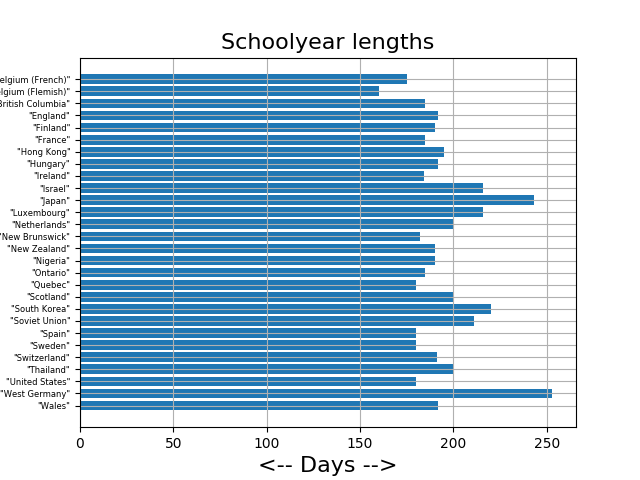

Reproduce this figure in Python.
#! /usr/bin/env python3
#
def schoolyear_barh ( ):

#*****************************************************************************80
#
## schoolyear_barh makes a horizontal bar plot of schoolyear lengths.
#
#  Licensing:
#
#    This code is distributed under the GNU LGPL license.
#
#  Modified:
#
#    29 April 2019
#
#  Author:
#
#    John Burkardt
#
  import csv
  import matplotlib.pyplot as plt
  import numpy as np
  import platform

  print ( '' )
  print ( 'schoolyear_barh:' )
  print ( '  Python version: %s' % ( platform.python_version ( ) ) )
  print ( '  Create a horizontal bar plot of the length of schoolyears.' )
#
#  Read the values from the file.
#
  types = ['U20', 'i4' ]
  data = np.genfromtxt ( 'schoolyear_data.csv', dtype = types, delimiter=',', names=True)

  days = data['Days']
  country = data['Country']

  n = len ( days )
  index = np.linspace ( 1, n, n )
#
#  Create the bar plot.
#
  plt.barh ( index, np.flip ( days ) )
  plt.grid ( True )
  plt.title ( 'Schoolyear lengths', fontsize = 16 )
  plt.xlabel ( '<-- Days -->', fontsize = 16 )
  plt.yticks ( index, np.flip ( country ), fontsize = 6 )
  filename = 'schoolyear_barh.png'
  plt.savefig ( filename )
  plt.show ( block = False )
  plt.clf ( )

  print ( '  Graphics saved as "%s"' % ( filename ) )
#
#  Terminate.
#
  print ( '' )
  print ( 'schoolyear_barh:' )
  print ( '  Normal end of execution.' )
  return

if ( __name__ == '__main__' ):
  from timestamp import timestamp
  timestamp ( )
  schoolyear_barh ( )
  timestamp ( )

